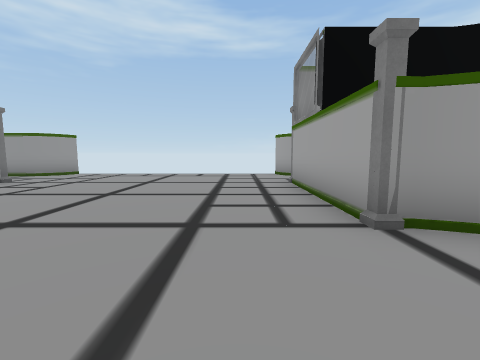
View 1 (above)

20 first-person views from a walk through a 3-D level made in the Unity game engine. The camera is 1.5 m above the floor, tilts 6° down and sees 90° across. The floor is counted in squares, 2 m on a side. Each view is taken from the middle of a square. On the plan, view 1 faces up. The plan holds only what a view shows up to about 9 squares ahead; the rest is blank. The place goes on beyond the plan. The player character is not drawn.

View 2
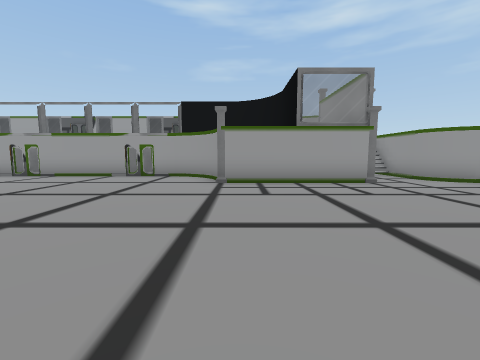

View 3
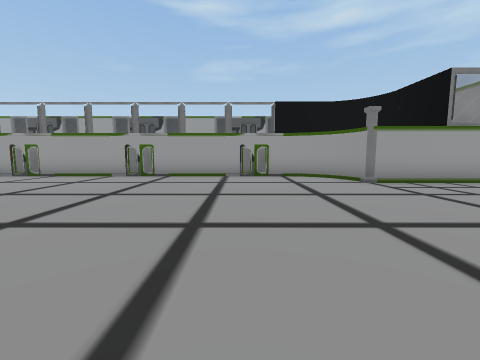

View 4
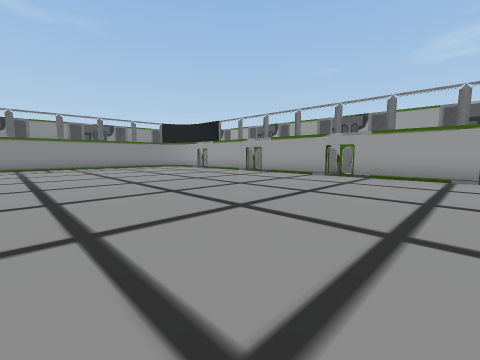

View 5
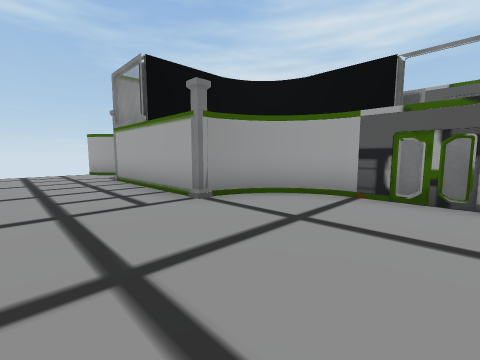

View 6
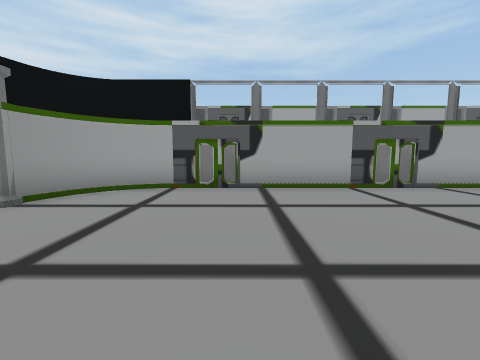

View 7
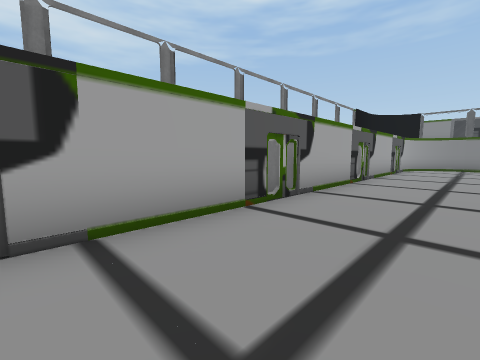

View 8
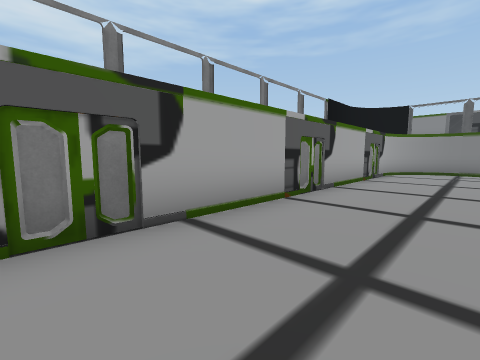

View 9
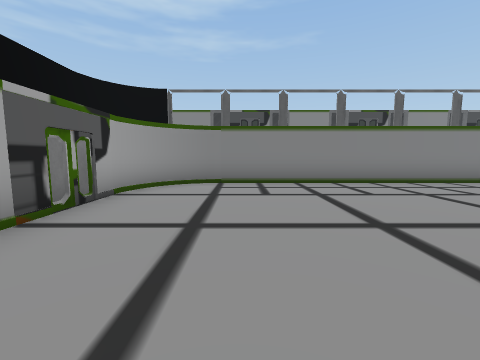

View 10
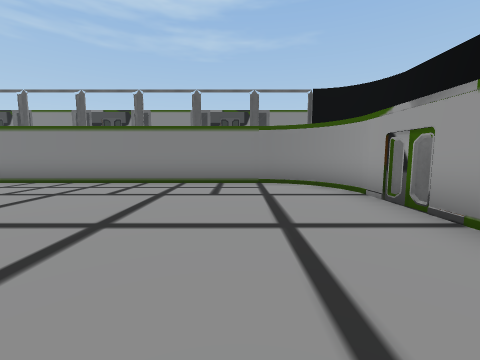

View 11
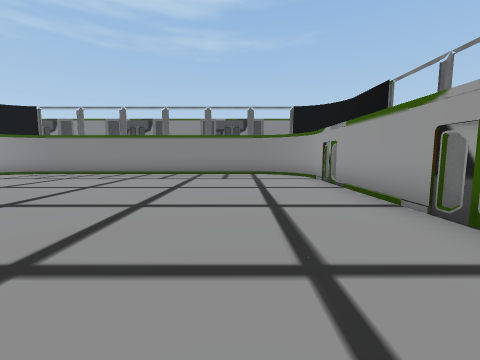

View 12
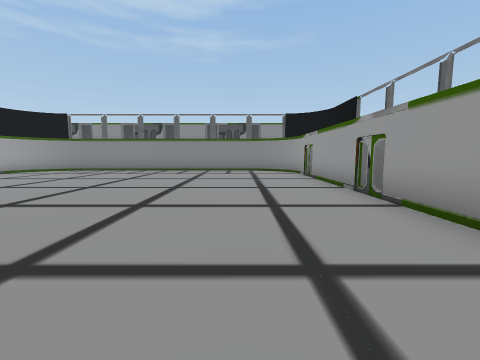

View 13
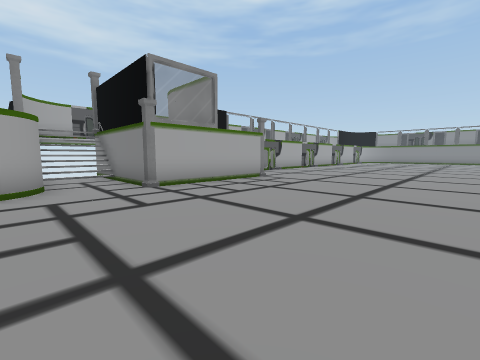

View 14
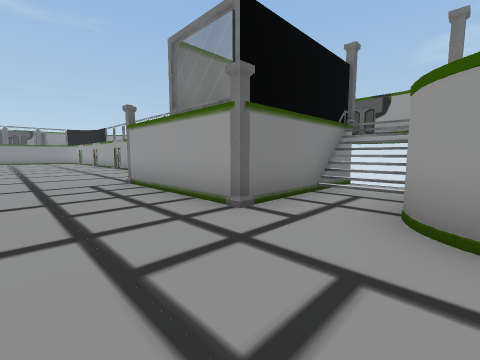

View 15
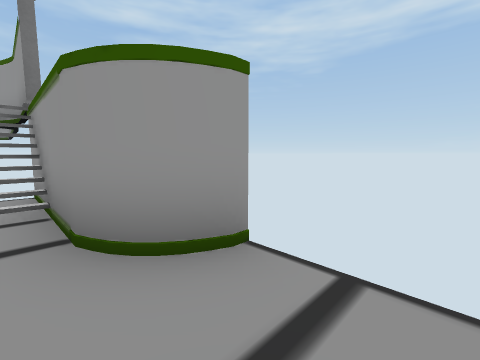

View 16
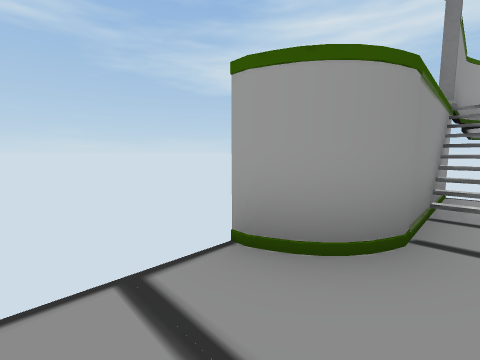

View 17
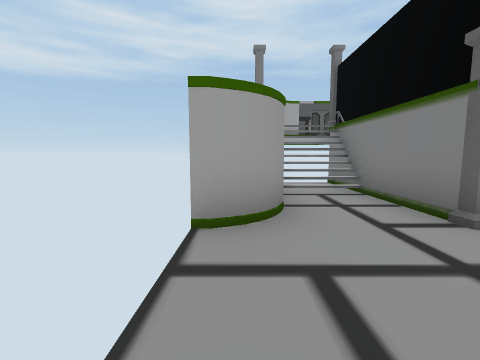

View 18
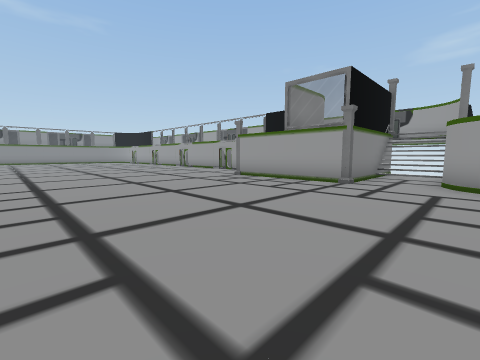

View 19
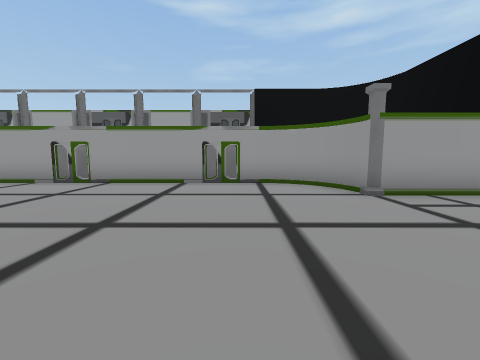

View 20
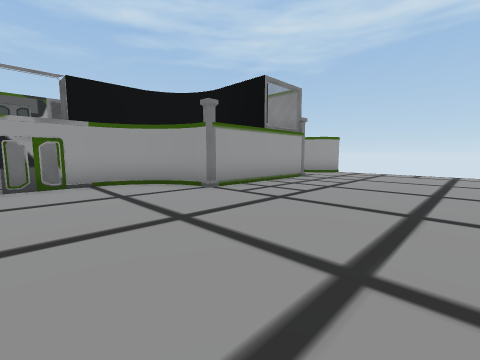

### Floor plan
Points are (right, up) in squares from view 1. A wall is a line through its corners. A room is listed if a view was taken in it or the views show most of it. See-through windows are left out.
Room 1 (views 1, 2, 3, 4, 5, 6, 7, 8, 9, 10, 11, 12, 13, 14, 15, 16, 17, 18, 19, 20)
walls: (-7.4, 2.2) (-7.8, 1.9); (-8.2, 1.4) (-8.4, 0.8) (-8.4, -14) (-8, -14.8) (-7.4, -15.2) (-6.8, -15.4) (1.9, -15.4); (1.4, 2.5) (1.4, 6.6) (4.5, 6.6); (3, 1.7) (2.5, 2.1) (1.8, 2.4); (-9.5, 6.6) (-6.4, 6.6) (-6.4, 2.6); (1.6, 8.9) (1.3, 9.4); (-6.3, 9.4) (-6.7, 8.7) (-7.3, 8.4) (-9.4, 8.4); (4.4, 8.4) (2.3, 8.4) (1.9, 8.6); (-8.4, -13.7) (-8.3, -14.1); (-11.4, 8.4) (-12.8, 8.4) (-13.3, 8.2); (3.2, -14.3) (3.4, -13.8) (3.4, 0.9); (2.4, -15.2) (2.8, -14.9); (8.3, 8.2) (7.8, 8.4) (6.4, 8.4)
objects: other object (-11, 7); other object (-11, 8); other object (-11, 9); other object (-10, 6); pillar (-10, 9); other object (-7, 2); pillar (-7, 7); pillar (-6, 2); pillar (-6, 3); pillar (-6, 6); pillar (-6, 7); pillar (1, 2); pillar (1, 3); pillar (1, 6); pillar (1, 7); pillar (2, 2); pillar (2, 7); other object (5, 6); pillar (5, 9); other object (6, 7); other object (6, 8); other object (6, 9)

Where each view was taken, in squares from view 1:
view 1: 0 up, 0 right, facing up
view 2: 3 up, 0 right, facing left
view 3: 1 down, 0 right, facing left
view 4: 1 down, 0 right, facing down-left
view 5: 1 down, 1 left, facing up-right
view 6: 1 down, 2 left, facing right
view 7: 1 down, 1 right, facing down-right
view 8: 4 down, 1 right, facing down-right
view 9: 9 down, 1 right, facing down
view 10: 9 down, 6 left, facing down
view 11: 6 down, 6 left, facing down
view 12: 4 down, 6 left, facing down
view 13: 9 up, 4 left, facing down-right
view 14: 9 up, 4 left, facing down-left
view 15: 8 up, 5 left, facing up-left
view 16: 8 up, 0 right, facing up-right
view 17: 9 up, 1 left, facing right
view 18: 9 up, 0 right, facing down-left
view 19: 0 up, 2 left, facing left
view 20: 1 down, 2 left, facing up-left
